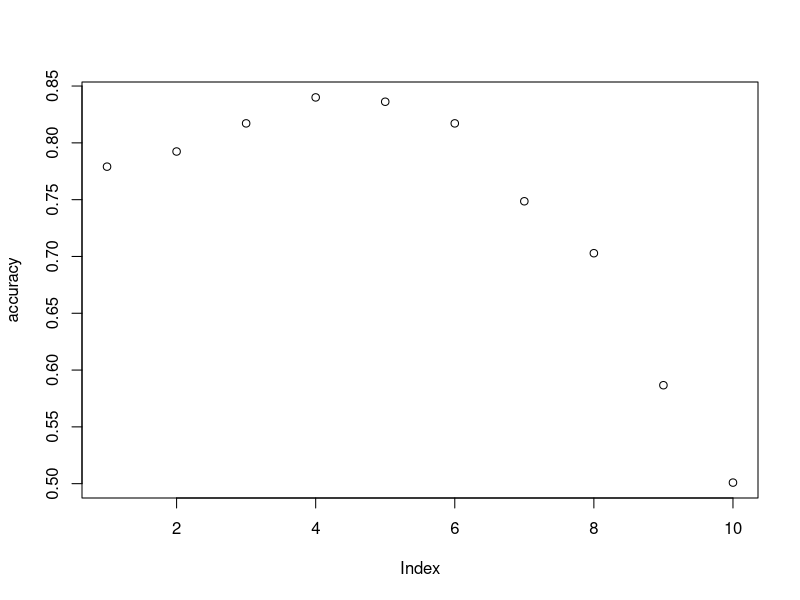
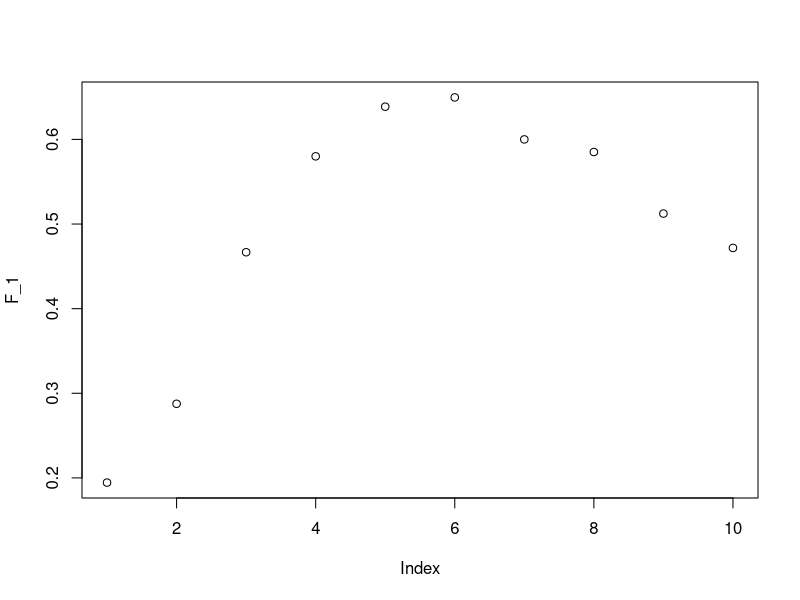
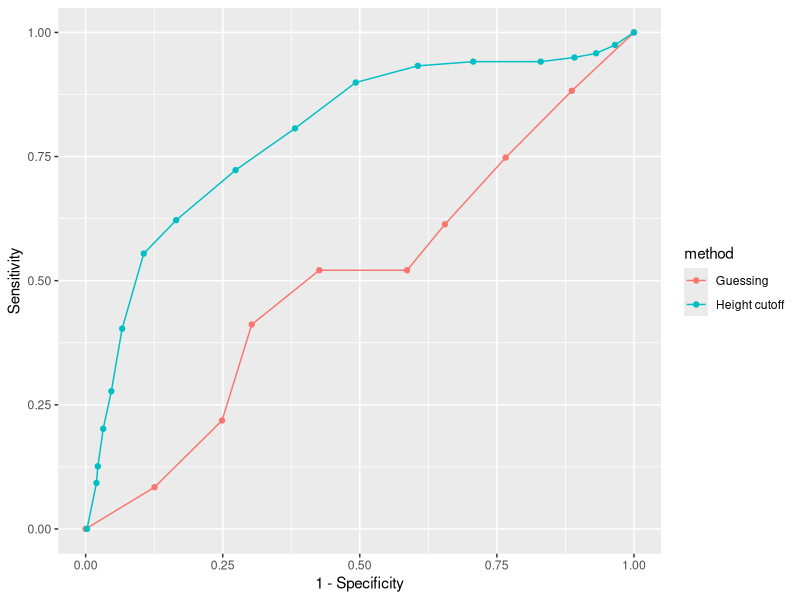
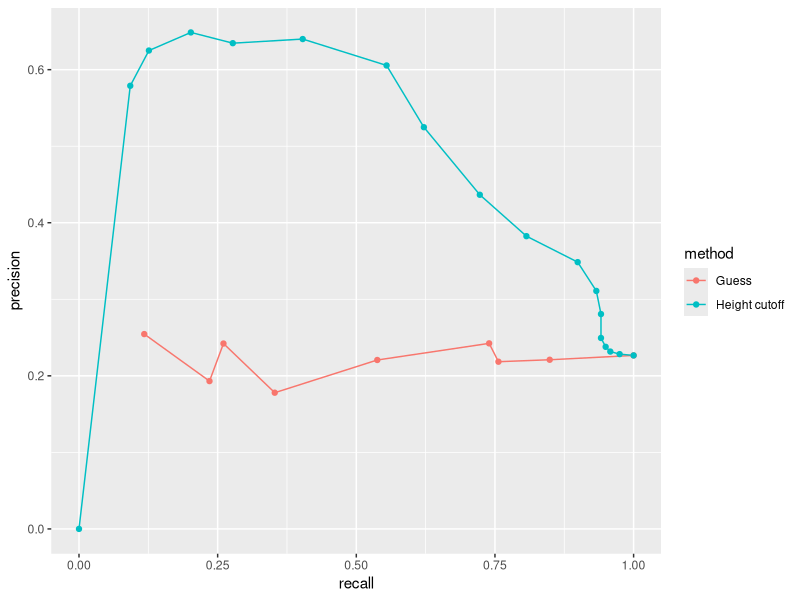
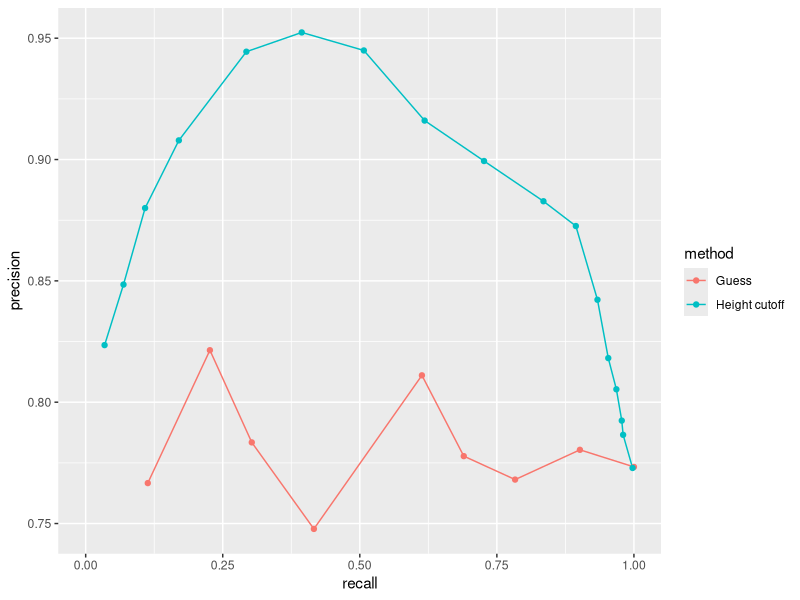

These charts were generated, in order, by the following R code:
#### Environment ####
library(tidyverse)
library(caret)

library(dslabs)
data(heights)

getwd()
setwd("/Users/mac/Documents/R_Notes/ML")
#####

#### Setup ####
# Outcomes and Predictors
y <- heights$sex
x <- heights$height

# Training and Test sets
set.seed(2024)
test_index <- createDataPartition(y, times = 1,
                                  p = 0.5, list = F)
# times: how many random samples of indexes to return 
# p: what proportion of the data is represented by index
# list: whether to returen the indexes as a list
test_set <- heights[test_index,]
train_set <- heights[-test_index,]

#####

#### Algorithm 1: Guess ####
y_hat <- sample(c("Male", "Female"), 
                length(test_index),
                replace = T) %>%
# factors: encode a vector as a factor 
# levels: an optional vector of the unique values that x might take
  # levels(): access the levels attribute of a variable 
  # 这里用sex就是说转换后的factor只取male,female
# convert to factor, following convention of ML in R
  factor(levels = levels(test_set$sex)) 
# sample takes a sample of specified size
# 相当于是从Male和Female里按同等概率抽,即乱猜

mean(y_hat == test_set$sex) 
# known as overall accuracy: 
# proportion that is predicted right

#####

#### Algorithm 2: use mean ####
# predict Male if height is within two sd from the average male
y_hat <- ifelse(x > 62, "Male", "Female") %>%
  factor(levels = levels(test_set$sex))
# x is our training set
mean(y == y_hat) # 0.793, better than guessing

# We should optimise the cutoff using only the training set 
# So we try different cutoffs (sd) to pick the best one
cutoff <- seq(61,70)
accuracy <- map_dbl(cutoff, function(x)
{
  y_hat <- ifelse(train_set$height > x, 
                  "Male", "Female") %>%
    factor(levels = levels(test_set$sex))
  mean(y_hat == train_set$sex) #注意我们只用了train_set来训练
})
# map: apply a function to each element of a vector 
# dbl: return a double vector 

plot(accuracy)
max(accuracy) # best accuracy is 0.84, within the train_set
best_cutoff <- cutoff[which.max(accuracy)]
best_cutoff # best cutoff is 64

y_hat <- ifelse(test_set$height > best_cutoff,
                "Male", "Female") %>%
  factor(levels = levels(test_set$sex))
mean(y_hat == test_set$sex)
# the accuracy in test_set is 0.813

#####

#### Caveat of Overall Accuracy ####
# Confusion matrix: overall accuracy can be deceptive 
table(predicted = y_hat,
      actual = test_set$sex)

test_set %>%
  mutate(y_hat = y_hat) %>%
  group_by(sex) %>%
  summarise(accuracy = mean(y_hat == sex))
# Note: we predicted half of female as male
# But, the dataset has too many male, so overall accuracy is high 
mean(y == "Male") # 0.773 male

#####

#### Confusion Matrix, Sensitivity & Specificity ####
# Presumption: we have a binary outcome
# Y = 1 positive, Y = 0 negative 

# High sensitivity: Y = 1 => ^Y = 1
# High specificity: Y = 0 => ^Y = 0

# Confusion Matrix 
#                   Actually Positive(Y=1)     Actually Negative(Y=0)
#Predicted Positive       TP                    FP     
#Predicted Negative       FN                    TN

#Sensitivity TP/(TP + FN) (predicted positive in all actual positive)
#Specificity TN/(TN + FP) (predicted negative in all actual negative)

#Precision TP/(TP+FP) (predicted positive in all actual positive)
#Depends on dataset (prevalence). 
#With more Positive, precision would be higher just by guessing

cm <- confusionMatrix(data = y_hat, reference = test_set$sex)
# when there are only two factor levels, the first level would 
# be used as the positive result 
cm$overall["Accuracy"]
cm$byClass[c("Sensitivity", "Specificity", "Prevalence")]
# more statistic are included

#####

#### One-number Summary: F1 Score ####
# 公式见p509

# use F1 score to optimise our algorithm 
cutoff <- seq(61,70)
F_1 <- map_dbl(cutoff, function(x)
  {
  y_hat <- ifelse(train_set$height > x, "Male", "Female") %>%
    factor(levels = levels(test_set$sex))
  F_meas(data = y_hat, reference = factor(train_set$sex))
})
# F_meas computes F1 Score, beta default as 1 (equal weights)
# beta (which weights over sensitivity to specificity)
plot(F_1)
max(F_1) #0.6496
best_cutoff <-cutoff[which.max(F_1)]
best_cutoff # best cutoff is now 66

y_hat <- ifelse(test_set$height > best_cutoff, "Male", "Female") %>%
  factor(levels = levels(test_set$sex))
sensitivity(data = y_hat, reference = test_set$sex)
specificity(data = y_hat, reference = test_set$sex)
# We see now both sensitivity and specificity are high

#####

#### ROC Receiver Operating Characteristic ####

# Guess by prevalence
n <- length(test_index)
probs <- seq(0,1, length.out = 10) #length.out: desired length of seq
guessing <- map_df(probs, function(p) #df: returning a data frame
{ 
  y_hat <- 
    sample(c("Male", "Female"), n, 
           replace = T, prob = c(p, 1-p)) %>%
    factor(levels = c("Female", "Male"))
  list(method = "Guessing",
       FPR = 1 - specificity(y_hat, test_set$sex),
       TPR = sensitivity(y_hat, test_set$sex))
})
remove(p)
# list function is used to generate 
# a list object containing different types of data

# F1 Score method
cutoffs <- c(50, seq(60, 75), 80)
height_cutoff <- map_df(cutoffs, function(x)
{
  y_hat <- ifelse(test_set$height > x, "Male", "Female") %>% 
    factor(levels = c("Female", "Male"))
  list(method = "Height cutoff",
       FPR = 1-specificity(y_hat, test_set$sex),
       TPR = sensitivity(y_hat, test_set$sex))
})

# Plot Together 
bind_rows(guessing, height_cutoff) %>%
  ggplot(aes(FPR, TPR, color = method)) +
  geom_line() +
  geom_point() +
  xlab("1 - Specificity") +
  ylab("Sensitivity")
# We see cutoff method performs better for all cases

#####

#### Precision - Recall Plot ####
# Note: In ROC, both specificity and sensitivity 
# are unrelated to prevalence
    # Introduce precision - recall plot

# Low Prevalence (positive result is female)
guessing <- map_df(probs, function(p){
  y_hat <- sample(c("Male", "Female"), length(test_index), 
                  replace = T, prob=c(p, 1-p)) %>% 
    factor(levels = c("Female", "Male"))
  list(method = "Guess",
       recall = sensitivity(y_hat, test_set$sex),
       precision = precision(y_hat, test_set$sex))
})

height_cutoff <- map_df(cutoffs, function(x){
  y_hat <- ifelse(test_set$height > x, "Male", "Female") %>% 
    factor(levels = c("Female", "Male"))
  list(method = "Height cutoff",
       recall = sensitivity(y_hat, test_set$sex),
       precision = precision(y_hat, test_set$sex))
})

bind_rows(guessing, height_cutoff) %>%
  ggplot(aes(recall, precision, color = method)) +
  geom_line() +
  geom_point()


# High Prevalence (positive result is male)
guessing <- map_df(probs, function(p){
  y_hat <- sample(c("Male", "Female"), length(test_index), 
                  replace = T, 
                  prob=c(p, 1-p)) %>% 
    factor(levels = c("Male", "Female"))
  list(method = "Guess",
       recall = sensitivity(y_hat, 
                            relevel(test_set$sex, "Male", "Female")),
       precision = precision(y_hat, 
                             relevel(test_set$sex, "Male", "Female")))
})

height_cutoff <- map_df(cutoffs, function(x){
  y_hat <- ifelse(test_set$height > x, "Male", "Female") %>% 
    factor(levels = c("Male", "Female"))
  list(method = "Height cutoff",
       recall = sensitivity(y_hat, 
                            relevel(test_set$sex, "Male", "Female")),
       precision = precision(y_hat, 
                             relevel(test_set$sex, "Male", "Female")))
})

bind_rows(guessing, height_cutoff) %>%
  ggplot(aes(recall, precision, color = method)) +
  geom_line() +
  geom_point()

#####
